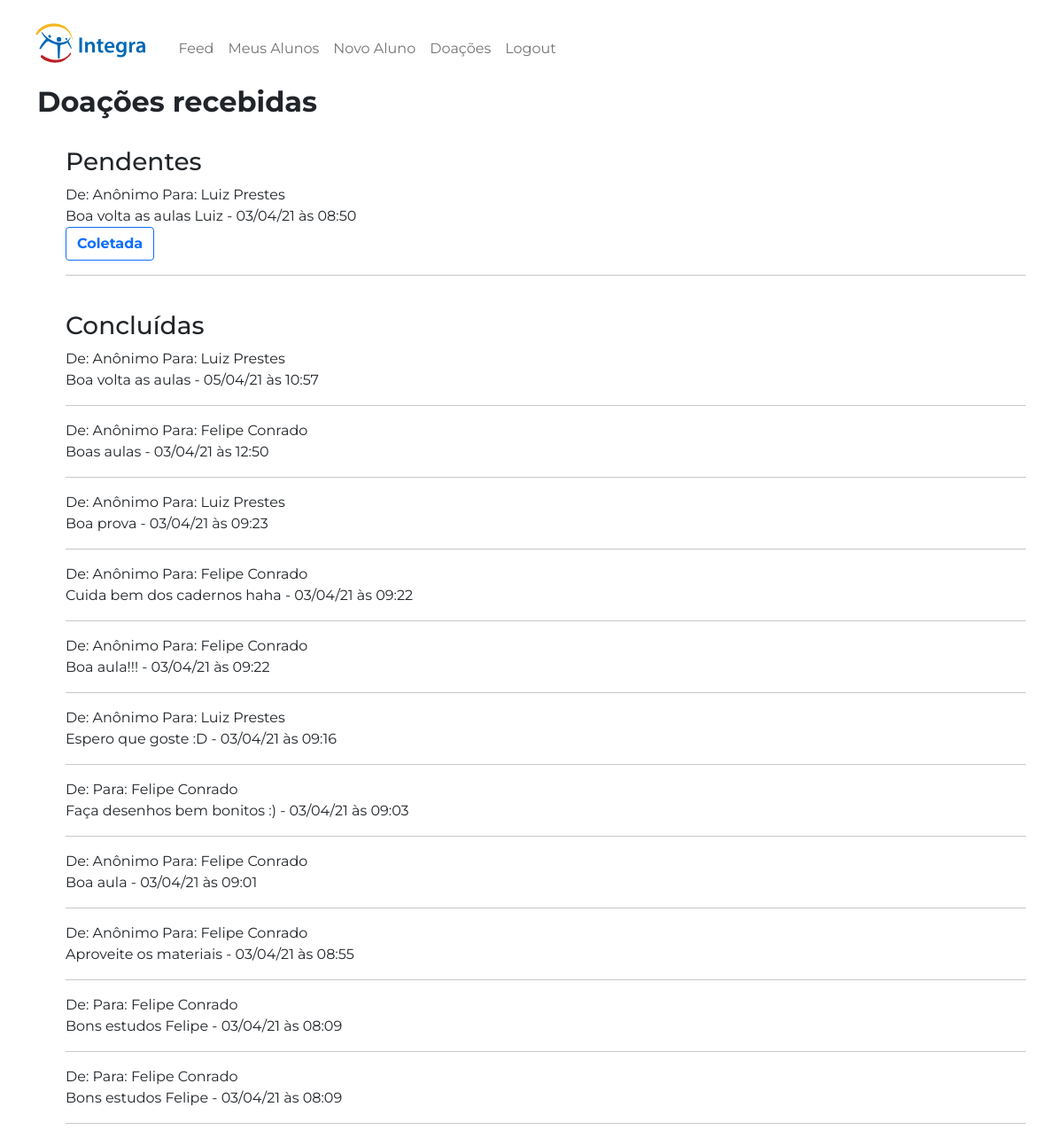
The page /donated/ (signed in) on the database its author committed.
### home/models.py (models this page shows, shortened)
class Donate(models.Model):
  student = models.ForeignKey(Student, on_delete=models.CASCADE, null=True)
  author = models.ForeignKey(User, on_delete=models.CASCADE, null=True)
  message = models.TextField(null=True)
  donation_type = models.ForeignKey(DonationType, on_delete=models.CASCADE, null=True)
  anon = models.BooleanField(default=False)
  closed = models.BooleanField(default=False)
  notify = models.BooleanField(default=False)
  created_at = models.DateTimeField(null= True, auto_now_add=True)
  def __str__(self):
    if self.anon:
      return 'De: Anônimo Para: ' + self.student.name
    else:
      return 'De: ' + self.author.first_name + " " + self.author.last_name + ' Para: ' + self.student.name

class Student(models.Model):
  author = models.ForeignKey(User, on_delete=models.CASCADE, null=True)
  name = models.CharField(max_length=255, null=True)
  cpf = models.BigIntegerField(null=True, blank= True)
  birth_date = models.DateField(null=True)
  grade = models.ForeignKey(Grade, on_delete=models.CASCADE, null=True)
  school = models.ForeignKey(School, on_delete=models.CASCADE, null=True)
  profile_pic = models.ImageField(null=True, blank=True, upload_to="images/")
  registration_pic = models.ImageField(null=True, blank=True, upload_to="images/")

### home/views.py (the view)
# urls.py: path('donated/', DonatedView.as_view(), name = 'donated'),
class DonatedView(ListView):
  model = Donate
  template_name = 'donated.html'
  ordering = ['-created_at']

### templates/donated.html (shortened to what this page needs)
{% extends 'base.html' %}
{% block content %}
  <h2><b>Doações recebidas</b></h2></br>
  <ul>
    <h3>Pendentes </h3>
    {% for donate in object_list %}
      {% if donate.student.author == user %}
        {% if donate.closed == False %}
          {% if donate.notify == True %}
            {{ donate }}
            <br/>{{ donate.message }} - {{donate.created_at|date:'d/m/y'}} às {{donate.created_at|date:'H:i'}}
            {% if donate.donation_type.id == 4 %}
              <br/><a href="{% url 'colected_donation' donate.id %}" class="btn btn-outline-primary"><b>Coletada</b></a>
              <hr>
            {% endif %}
          {% endif %}
        {% endif %}
      {% endif %}
    {% endfor %}
    <h3>Concluídas</h3>
    {% for donate in object_list %}
      {% if donate.student.author == user %}
        {% if donate.closed %}
            {{ donate }}
            <br/>{{ donate.message }} - {{donate.created_at|date:'d/m/y'}} às {{donate.created_at|date:'H:i'}}
          <hr>
        {% endif %}
      {% endif %}
    {% endfor %}
  </ul>
{% endblock %}

### rows shown on the page
Donate: anon+student "De: Anônimo Para: Luiz Prestes", message "Boa volta as aulas Luiz", created_at "03/04/21", created_at "08:50", shows "Coletada"
Donate: anon+student "De: Anônimo Para: Luiz Prestes", message "Boa volta as aulas", created_at "05/04/21", created_at "10:57"
Donate: anon+student "De: Anônimo Para: Felipe Conrado", message "Boas aulas", created_at "03/04/21", created_at "12:50"
Donate: anon+student "De: Anônimo Para: Luiz Prestes", message "Boa prova", created_at "03/04/21", created_at "09:23"
Donate: anon+student "De: Anônimo Para: Felipe Conrado", message "Cuida bem dos cadernos haha", created_at "03/04/21", created_at "09:22"
Donate: anon+student "De: Anônimo Para: Felipe Conrado", message "Boa aula!!!", created_at "03/04/21", created_at "09:22"
Donate: anon+student "De: Anônimo Para: Luiz Prestes", message "Espero que goste :D", created_at "03/04/21", created_at "09:16"
Donate: anon+author+student "De: Para: Felipe Conrado", message "Faça desenhos bem bonitos :)", created_at "03/04/21", created_at "09:03"
Donate: anon+student "De: Anônimo Para: Felipe Conrado", message "Boa aula", created_at "03/04/21", created_at "09:01"
Donate: anon+student "De: Anônimo Para: Felipe Conrado", message "Aproveite os materiais", created_at "03/04/21", created_at "08:55"
Donate: anon+author+student "De: Para: Felipe Conrado", message "Bons estudos Felipe", created_at "03/04/21", created_at "08:09"
Donate: anon+author+student "De: Para: Felipe Conrado", message "Bons estudos Felipe", created_at "03/04/21", created_at "08:09"
